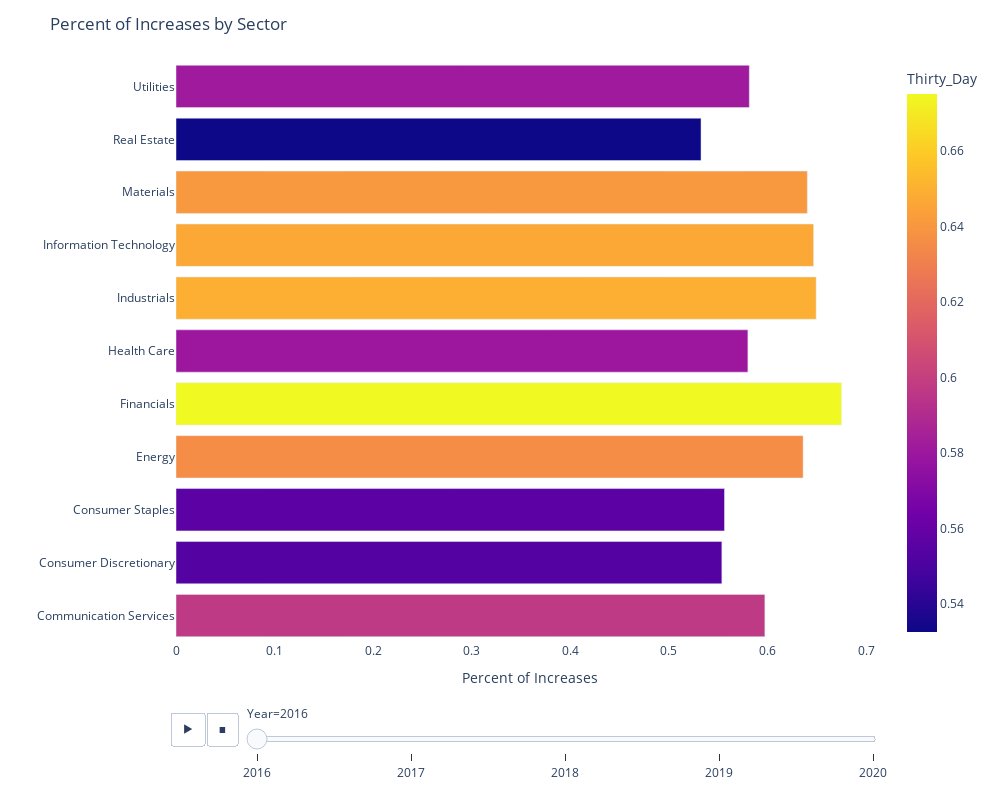

This figure's notebook cell:
### Code cell
plotlydf = chart.groupby(['Sector', 'Year'])['Thirty_Day'].mean()
plotlydf = plotlydf.reset_index()
import plotly.express as px
import plotly.graph_objects as go


df = plotlydf
fig = go.Figure()



fig = px.bar(df,
             y="Sector",
             x="Thirty_Day",
             animation_frame="Year",
             orientation='h',
             range_x=[0, df.Thirty_Day.max()],
             color="Thirty_Day")



# improve aesthetics (size, grids etc.)
fig.update_layout(width=1000,
                  height=800,
                  xaxis_showgrid=False,
                  yaxis_showgrid=False,
                  paper_bgcolor='rgba(0,0,0,0)',
                  plot_bgcolor='rgba(0,0,0,0)',
                  title_text='Percent of Increases by Sector',
                  showlegend=False)
fig.update_xaxes(title_text='Percent of Increases')
fig.update_yaxes(title_text='')
fig.write_html("Increases_by_Sector.html")

fig.show()

### Figure 1 — Plotly figure (JSON) as saved in the notebook; plotly's stock layout.template omitted (floating-point values rounded to 4 significant figures)
{"data": [{"alignmentgroup": "True", "hovertemplate": "Year=2016<br>Thirty_Day=%{marker.color}<br>Sector=%{y}<extra></extra>", "legendgroup": "", "marker": {"color": [0.5974, 0.5538, 0.5565, 0.6362, 0.6752, 0.5802, 0.6494, 0.6468, 0.6404, 0.5326, 0.5816], "coloraxis": "coloraxis"}, "name": "", "offsetgroup": "", "orientation": "h", "showlegend": false, "textposition": "auto", "type": "bar", "x": [0.5974, 0.5538, 0.5565, 0.6362, 0.6752, 0.5802, 0.6494, 0.6468, 0.6404, 0.5326, 0.5816], "xaxis": "x", "y": ["Communication Services", "Consumer Discretionary", "Consumer Staples", "Energy", "Financials", "Health Care", "Industrials", "Information Technology", "Materials", "Real Estate", "Utilities"], "yaxis": "y"}], "layout": {"barmode": "relative", "coloraxis": {"colorbar": {"title": {"text": "Thirty_Day"}}, "colorscale": [[0, "#0d0887"], [0.1111, "#46039f"], [0.2222, "#7201a8"], [0.3333, "#9c179e"], [0.4444, "#bd3786"], [0.5556, "#d8576b"], [0.6667, "#ed7953"], [0.7778, "#fb9f3a"], [0.8889, "#fdca26"], [1, "#f0f921"]]}, "height": 800, "legend": {"tracegroupgap": 0}, "margin": {"t": 60}, "paper_bgcolor": "rgba(0,0,0,0)", "plot_bgcolor": "rgba(0,0,0,0)", "showlegend": false, "sliders": [{"active": 0, "currentvalue": {"prefix": "Year="}, "len": 0.9, "pad": {"b": 10, "t": 60}, "steps": [{"args": [["2016"], {"frame": {"duration": 0, "redraw": true}, "fromcurrent": true, "mode": "immediate", "transition": {"duration": 0, "easing": "linear"}}], "label": "2016", "method": "animate"}, {"args": [["2017"], {"frame": {"duration": 0, "redraw": true}, "fromcurrent": true, "mode": "immediate", "transition": {"duration": 0, "easing": "linear"}}], "label": "2017", "method": "animate"}, {"args": [["2018"], {"frame": {"duration": 0, "redraw": true}, "fromcurrent": true, "mode": "immediate", "transition": {"duration": 0, "easing": "linear"}}], "label": "2018", "method": "animate"}, {"args": [["2019"], {"frame": {"duration": 0, "redraw": true}, "fromcurrent": true, "mode": "immediate", "transition": {"duration": 0, "easing": "linear"}}], "label": "2019", "method": "animate"}, {"args": [["2020"], {"frame": {"duration": 0, "redraw": true}, "fromcurrent": true, "mode": "immediate", "transition": {"duration": 0, "easing": "linear"}}], "label": "2020", "method": "animate"}], "x": 0.1, "xanchor": "left", "y": 0, "yanchor": "top"}], "title": {"text": "Percent of Increases by Sector"}, "updatemenus": [{"buttons": [{"args": [null, {"frame": {"duration": 500, "redraw": true}, "fromcurrent": true, "mode": "immediate", "transition": {"duration": 500, "easing": "linear"}}], "label": "&#9654;", "method": "animate"}, {"args": [[null], {"frame": {"duration": 0, "redraw": true}, "fromcurrent": true, "mode": "immediate", "transition": {"duration": 0, "easing": "linear"}}], "label": "&#9724;", "method": "animate"}], "direction": "left", "pad": {"r": 10, "t": 70}, "showactive": false, "type": "buttons", "x": 0.1, "xanchor": "right", "y": 0, "yanchor": "top"}], "width": 1000, "xaxis": {"anchor": "y", "domain": [0, 1], "range": [0, 0.7172], "showgrid": false, "title": {"text": "Percent of Increases"}}, "yaxis": {"anchor": "x", "domain": [0, 1], "showgrid": false, "title": {"text": ""}}}}
